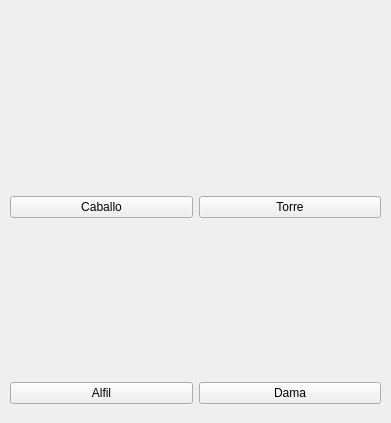
<?xml version="1.0" encoding="UTF-8"?>
<ui version="4.0">
 <class>PromoteForm</class>
 <widget class="QWidget" name="PromoteForm">
  <property name="geometry">
   <rect>
    <x>0</x>
    <y>0</y>
    <width>391</width>
    <height>423</height>
   </rect>
  </property>
  <property name="windowTitle">
   <string>Form</string>
  </property>
  <widget class="QWidget" name="gridLayoutWidget">
   <property name="geometry">
    <rect>
     <x>10</x>
     <y>10</y>
     <width>371</width>
     <height>394</height>
    </rect>
   </property>
   <layout class="QGridLayout" name="gridLayout">
    <item row="0" column="5">
     <layout class="QVBoxLayout" name="verticalLayout_2">
      <item>
       <widget class="QLabel" name="label_2">
        <property name="text">
         <string/>
        </property>
        <property name="pixmap">
         <pixmap resource="imgs.qrc">:/imgs/rook1.png</pixmap>
        </property>
        <property name="scaledContents">
         <bool>false</bool>
        </property>
        <property name="alignment">
         <set>Qt::AlignCenter</set>
        </property>
       </widget>
      </item>
      <item>
       <widget class="QPushButton" name="pushButton">
        <property name="text">
         <string>Torre</string>
        </property>
       </widget>
      </item>
      <item>
       <layout class="QHBoxLayout" name="horizontalLayout">
        <item>
         <layout class="QVBoxLayout" name="verticalLayout_5">
          <item>
           <layout class="QHBoxLayout" name="horizontalLayout_5">
            <item>
             <layout class="QVBoxLayout" name="verticalLayout_6">
              <item>
               <widget class="QLabel" name="label_8">
                <property name="text">
                 <string/>
                </property>
                <property name="pixmap">
                 <pixmap resource="imgs.qrc">:/imgs/queen1.png</pixmap>
                </property>
                <property name="alignment">
                 <set>Qt::AlignCenter</set>
                </property>
               </widget>
              </item>
              <item>
               <widget class="QPushButton" name="pushButton_4">
                <property name="text">
                 <string>Dama</string>
                </property>
               </widget>
              </item>
             </layout>
            </item>
           </layout>
          </item>
         </layout>
        </item>
       </layout>
      </item>
     </layout>
    </item>
    <item row="0" column="4">
     <layout class="QVBoxLayout" name="verticalLayout_7">
      <item>
       <widget class="QLabel" name="label_6">
        <property name="text">
         <string/>
        </property>
        <property name="pixmap">
         <pixmap resource="imgs.qrc">:/imgs/horse1.png</pixmap>
        </property>
        <property name="alignment">
         <set>Qt::AlignCenter</set>
        </property>
       </widget>
      </item>
      <item>
       <widget class="QPushButton" name="pushButton_3">
        <property name="text">
         <string>Caballo</string>
        </property>
       </widget>
      </item>
      <item>
       <layout class="QVBoxLayout" name="verticalLayout_3">
        <item>
         <widget class="QLabel" name="label_4">
          <property name="text">
           <string/>
          </property>
          <property name="pixmap">
           <pixmap resource="imgs.qrc">:/imgs/bishop1.png</pixmap>
          </property>
          <property name="alignment">
           <set>Qt::AlignCenter</set>
          </property>
         </widget>
        </item>
        <item>
         <widget class="QPushButton" name="pushButton_2">
          <property name="text">
           <string>Alfil</string>
          </property>
         </widget>
        </item>
       </layout>
      </item>
     </layout>
    </item>
   </layout>
  </widget>
 </widget>
 <resources>
  <include location="imgs.qrc"/>
 </resources>
 <connections/>
</ui>
